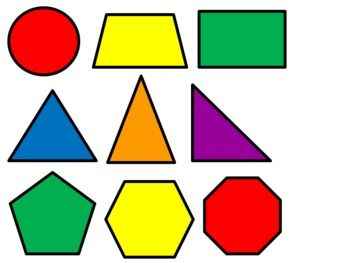
#> input picture Resources/shapes.jpg, 350 x 263 px
$ python chapter08.py   (older library calls are emulated)
#> lines starting #> are read from the running program, lines starting #| are printed output that depends on the picture; after the words box and inside, x2 and y2 are one past the last pixel; in counts of white or black regions, pixels touching at a corner belong together
import cv2
import numpy as np


def stack_images(scale, img_array):
    rows = len(img_array)
    cols = len(img_array[0])
    rows_available = isinstance(img_array[0], list)
    width = img_array[0][0].shape[1]
    height = img_array[0][0].shape[0]
    if rows_available:
        for x in range(0, rows):
            for y in range(0, cols):
                if img_array[x][y].shape[:2] == img_array[0][0].shape[:2]:
                    img_array[x][y] = cv2.resize(img_array[x][y], (0, 0), None, scale, scale)
                else:
                    img_array[x][y] = cv2.resize(img_array[x][y], (img_array[0][0].shape[1], img_array[0][0].shape[0]),
                                                 None, scale, scale)
                if len(img_array[x][y].shape) == 2: img_array[x][y] = cv2.cvtColor(img_array[x][y], cv2.COLOR_GRAY2BGR)
        image_blank = np.zeros((height, width, 3), np.uint8)
        hor = [image_blank] * rows
        hor_con = [image_blank] * rows
        for x in range(0, rows):
            hor[x] = np.hstack(img_array[x])
        ver = np.vstack(hor)
    else:
        for x in range(0, rows):
            if img_array[x].shape[:2] == img_array[0].shape[:2]:
                img_array[x] = cv2.resize(img_array[x], (0, 0), None, scale, scale)
            else:
                img_array[x] = cv2.resize(img_array[x], (img_array[0].shape[1], img_array[0].shape[0]), None, scale,
                                          scale)
            if len(img_array[x].shape) == 2: img_array[x] = cv2.cvtColor(img_array[x], cv2.COLOR_GRAY2BGR)
        hor = np.hstack(img_array)
        ver = hor
    return ver


def get_contours(image):
    _, contours, hierarchy = cv2.findContours(image, cv2.RETR_EXTERNAL, cv2.CHAIN_APPROX_NONE)
    for cnt in contours:
        area = cv2.contourArea(cnt)
        # print(area)
        if area > 500:
            cv2.drawContours(imgContour, cnt, -1, (255, 0, 0), 3)
            peri = cv2.arcLength(cnt, True)
            # print(peri)
            approx = cv2.approxPolyDP(cnt, 0.02 * peri, True)
            # print(len(approx))
            obj_cor = len(approx)
            x, y, w, h = cv2.boundingRect(approx)

            if obj_cor == 3:
                object_type = 'Tri'
            elif obj_cor == 4:
                asp_ratio = float(h)/w
                if 0.95 < asp_ratio < 1.05:
                    object_type = 'Square'
                else:
                    object_type = 'Rectangle'
            elif obj_cor == 5:
                object_type = 'Pentagon'
            elif obj_cor == 6:
                object_type = 'Hexagon'
            elif obj_cor > 6:
                object_type = 'Circle'
            else:
                object_type = 'None'

            cv2.rectangle(imgContour, (x, y), (x + w, y + h), (0, 255, 0), 3)
            cv2.putText(imgContour, object_type, (x+(w//2)-10, y+(h//2)-10), cv2.FONT_HERSHEY_COMPLEX, 0.5, (0, 0, 0), 2)


img = cv2.imread('Resources/shapes.jpg')
#> img is the input picture: shape (263, 350, 3); mean B, G, R 163.2, 193, 201.4
imgContour = img.copy()
imgGray = cv2.cvtColor(img, cv2.COLOR_BGR2GRAY)
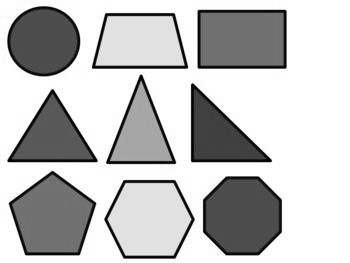
#> imgGray: shape (263, 350); min 0, max 255, mean 192.1
imgBlur = cv2.GaussianBlur(imgGray, (7, 7), 1)
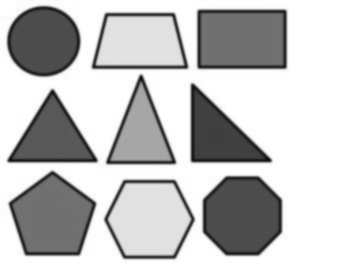
#> imgBlur: shape (263, 350); min 10, max 255, mean 192.1
imgCanny = cv2.Canny(imgBlur, 50, 50)
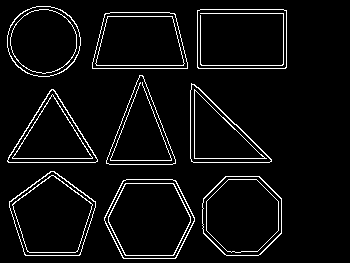
#> imgCanny: shape (263, 350); 5.3% white in thin lines or dots, all inside (x1, y1, x2, y2) = (7, 6, 287, 259)
get_contours(imgCanny)
#> in get_contours, `_, contours, hierarchy = cv2.findContours(image, cv2.RETR_EXTERNAL, cv..`: contours = 9 contours; largest, box (x1, y1, x2, y2) and area: (104, 179, 195, 259) 5660, (197, 9, 287, 69) 5245, (202, 176, 282, 256) 5214, (9, 171, 96, 256) 5204, (92, 12, 188, 69) 4648
#> the loop in get_contours, `for cnt in contours:` made 9 passes
#> (area, peri, approx, obj_cor, x, y, w, h) on passes 7 to 8: (4648, 285.6, [[104, 14], [92, 68], [187, 68], [174, 13]], 4, 92, 13, 96, 56), (5245, 293.7, [[197, 10], [198, 68], [286, 67], [286, 10]], 4, 197, 10, 90, 59)
#> (area, peri, approx, obj_cor, x, y, w, h) on passes 4 to 6: (3523, 273.3, [[7, 160], [97, 161], [53, 89]], 3, 7, 89, 91, 73), (3451, 273.1, [[191, 83], [191, 161], [271, 161]], 3, 191, 83, 81, 79), (3326, 276.2, [[139, 75], [106, 163], [175, 163]], 3, 106, 75, 70, 89)
#> after the loop in get_contours, `for cnt in contours:`:
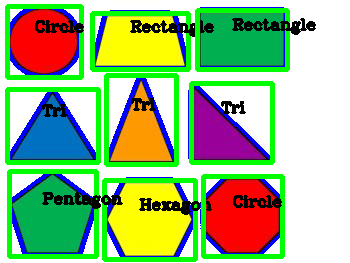
#> imgContour: shape (263, 350, 3); mean B, G, R 134.7, 186, 155.5

imgBlank = np.zeros_like(img)

imgStack = stack_images(1, ([img, imgGray, imgBlur],
                              [imgCanny, imgContour, imgBlank]))
#> after the loop in stack_images, `for x in range(0, rows):`: hor = 2 items
#> in stack_images, `ver = np.vstack(hor)`:
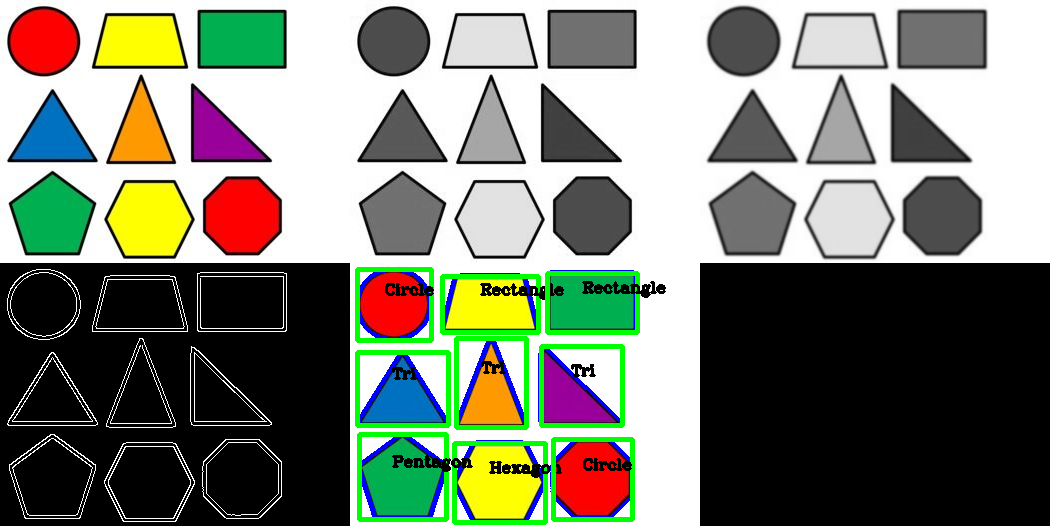
#> ver: shape (526, 1050, 3); mean of channels 0, 1, 2 115.9, 129.4, 125.8; drawn as B, G, R

cv2.imshow('Image Stack', imgStack)
cv2.waitKey(0)
